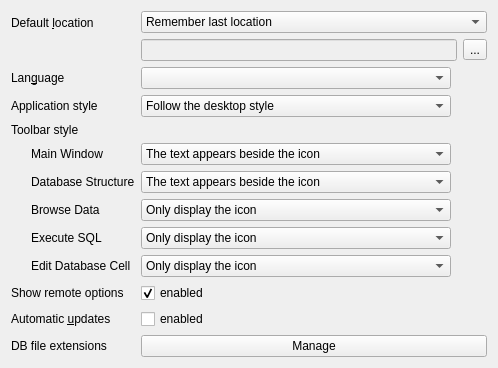
     <widget class="QWidget" name="tab_4">
      <attribute name="title">
       <string>&amp;General</string>
      </attribute>
      <layout class="QFormLayout" name="formLayout_3">
       <item row="0" column="0">
        <widget class="QLabel" name="label_4">
         <property name="text">
          <string>Default &amp;location</string>
         </property>
         <property name="buddy">
          <cstring>locationEdit</cstring>
         </property>
        </widget>
       </item>
       <item row="0" column="1">
        <layout class="QVBoxLayout" name="verticalLayout_6">
         <item>
          <widget class="QComboBox" name="comboDefaultLocation">
           <item>
            <property name="text">
             <string>Remember last location</string>
            </property>
           </item>
           <item>
            <property name="text">
             <string>Always use this location</string>
            </property>
           </item>
           <item>
            <property name="text">
             <string>Remember last location for session only</string>
            </property>
           </item>
          </widget>
         </item>
         <item>
          <layout class="QHBoxLayout" name="horizontalLayout">
           <item>
            <widget class="QLineEdit" name="locationEdit">
             <property name="enabled">
              <bool>false</bool>
             </property>
             <property name="sizePolicy">
              <sizepolicy hsizetype="Expanding" vsizetype="Fixed">
               <horstretch>0</horstretch>
               <verstretch>0</verstretch>
              </sizepolicy>
             </property>
             <property name="minimumSize">
              <size>
               <width>316</width>
               <height>0</height>
              </size>
             </property>
            </widget>
           </item>
           <item>
            <widget class="QToolButton" name="setLocationButton">
             <property name="text">
              <string>...</string>
             </property>
            </widget>
           </item>
          </layout>
         </item>
        </layout>
       </item>
       <item row="1" column="0">
        <widget class="QLabel" name="label_9">
         <property name="text">
          <string>Lan&amp;guage</string>
         </property>
         <property name="buddy">
          <cstring>languageComboBox</cstring>
         </property>
        </widget>
       </item>
       <item row="1" column="1">
        <widget class="QComboBox" name="languageComboBox">
         <property name="sizePolicy">
          <sizepolicy hsizetype="Maximum" vsizetype="Fixed">
           <horstretch>0</horstretch>
           <verstretch>0</verstretch>
          </sizepolicy>
         </property>
         <property name="sizeAdjustPolicy">
          <enum>QComboBox::AdjustToContents</enum>
         </property>
         <property name="minimumContentsLength">
          <number>35</number>
         </property>
         <property name="iconSize">
          <size>
           <width>20</width>
           <height>15</height>
          </size>
         </property>
        </widget>
       </item>
       <item row="3" column="0">
        <widget class="QLabel" name="labelToolbarStyle">
         <property name="text">
          <string>Toolbar style</string>
         </property>
         <property name="buddy">
          <cstring>toolbarStyleComboMain</cstring>
         </property>
        </widget>
       </item>
       <item row="5" column="1">
        <widget class="QComboBox" name="toolbarStyleComboMain">
         <property name="sizePolicy">
          <sizepolicy hsizetype="Maximum" vsizetype="Fixed">
           <horstretch>0</horstretch>
           <verstretch>0</verstretch>
          </sizepolicy>
         </property>
         <property name="currentIndex">
          <number>2</number>
         </property>
         <property name="sizeAdjustPolicy">
          <enum>QComboBox::AdjustToContents</enum>
         </property>
         <property name="minimumContentsLength">
          <number>35</number>
         </property>
         <property name="iconSize">
          <size>
           <width>20</width>
           <height>15</height>
          </size>
         </property>
         <item>
          <property name="text">
           <string>Only display the icon</string>
          </property>
         </item>
         <item>
          <property name="text">
           <string>Only display the text</string>
          </property>
         </item>
         <item>
          <property name="text">
           <string>The text appears beside the icon</string>
          </property>
         </item>
         <item>
          <property name="text">
           <string>The text appears under the icon</string>
          </property>
         </item>
         <item>
          <property name="text">
           <string>Follow the style</string>
          </property>
         </item>
        </widget>
       </item>
       <item row="6" column="1">
        <widget class="QComboBox" name="toolbarStyleComboStructure">
         <property name="sizePolicy">
          <sizepolicy hsizetype="Maximum" vsizetype="Fixed">
           <horstretch>0</horstretch>
           <verstretch>0</verstretch>
          </sizepolicy>
         </property>
         <property name="currentIndex">
          <number>2</number>
         </property>
         <property name="sizeAdjustPolicy">
          <enum>QComboBox::AdjustToContents</enum>
         </property>
         <property name="minimumContentsLength">
          <number>35</number>
         </property>
         <property name="iconSize">
          <size>
           <width>20</width>
           <height>15</height>
          </size>
         </property>
         <item>
          <property name="text">
           <string>Only display the icon</string>
          </property>
         </item>
         <item>
          <property name="text">
           <string>Only display the text</string>
          </property>
         </item>
         <item>
          <property name="text">
           <string>The text appears beside the icon</string>
          </property>
         </item>
         <item>
          <property name="text">
           <string>The text appears under the icon</string>
          </property>
         </item>
         <item>
          <property name="text">
           <string>Follow the style</string>
          </property>
         </item>
        </widget>
       </item>
       <item row="7" column="1">
        <widget class="QComboBox" name="toolbarStyleComboBrowse">
         <property name="sizePolicy">
          <sizepolicy hsizetype="Maximum" vsizetype="Fixed">
           <horstretch>0</horstretch>
           <verstretch>0</verstretch>
          </sizepolicy>
         </property>
         <property name="currentIndex">
          <number>0</number>
         </property>
         <property name="sizeAdjustPolicy">
          <enum>QComboBox::AdjustToContents</enum>
         </property>
         <property name="minimumContentsLength">
          <number>35</number>
         </property>
         <property name="iconSize">
          <size>
           <width>20</width>
           <height>15</height>
          </size>
         </property>
         <item>
          <property name="text">
           <string>Only display the icon</string>
          </property>
         </item>
         <item>
          <property name="text">
           <string>Only display the text</string>
          </property>
         </item>
         <item>
          <property name="text">
           <string>The text appears beside the icon</string>
          </property>
         </item>
         <item>
          <property name="text">
           <string>The text appears under the icon</string>
          </property>
         </item>
         <item>
          <property name="text">
           <string>Follow the style</string>
          </property>
         </item>
        </widget>
       </item>
       <item row="8" column="1">
        <widget class="QComboBox" name="toolbarStyleComboSql">
         <property name="sizePolicy">
          <sizepolicy hsizetype="Maximum" vsizetype="Fixed">
           <horstretch>0</horstretch>
           <verstretch>0</verstretch>
          </sizepolicy>
         </property>
         <property name="currentIndex">
          <number>0</number>
         </property>
         <property name="sizeAdjustPolicy">
          <enum>QComboBox::AdjustToContents</enum>
         </property>
         <property name="minimumContentsLength">
          <number>35</number>
         </property>
         <property name="iconSize">
          <size>
           <width>20</width>
           <height>15</height>
          </size>
         </property>
         <item>
          <property name="text">
           <string>Only display the icon</string>
          </property>
         </item>
         <item>
          <property name="text">
           <string>Only display the text</string>
          </property>
         </item>
         <item>
          <property name="text">
           <string>The text appears beside the icon</string>
          </property>
         </item>
         <item>
          <property name="text">
           <string>The text appears under the icon</string>
          </property>
         </item>
         <item>
          <property name="text">
           <string>Follow the style</string>
          </property>
         </item>
        </widget>
       </item>
       <item row="10" column="0">
        <widget class="QLabel" name="labelUseRemotes">
         <property name="text">
          <string>Show remote options</string>
         </property>
         <property name="buddy">
          <cstring>checkUseRemotes</cstring>
         </property>
        </widget>
       </item>
       <item row="10" column="1">
        <widget class="QCheckBox" name="checkUseRemotes">
         <property name="text">
          <string>enabled</string>
         </property>
         <property name="checked">
          <bool>true</bool>
         </property>
        </widget>
       </item>
       <item row="11" column="0">
        <widget class="QLabel" name="labelUpdates">
         <property name="text">
          <string>Automatic &amp;updates</string>
         </property>
         <property name="buddy">
          <cstring>checkUpdates</cstring>
         </property>
        </widget>
       </item>
       <item row="11" column="1">
        <widget class="QCheckBox" name="checkUpdates">
         <property name="text">
          <string>enabled</string>
         </property>
        </widget>
       </item>
       <item row="12" column="0">
        <widget class="QLabel" name="label_16">
         <property name="text">
          <string>DB file extensions</string>
         </property>
         <property name="buddy">
          <cstring>buttonManageFileExtension</cstring>
         </property>
        </widget>
       </item>
       <item row="12" column="1">
        <widget class="QPushButton" name="buttonManageFileExtension">
         <property name="text">
          <string>Manage</string>
         </property>
        </widget>
       </item>
       <item row="5" column="0">
        <widget class="QLabel" name="labelMainToolBar">
         <property name="text">
          <string>Main Window</string>
         </property>
         <property name="indent">
          <number>20</number>
         </property>
         <property name="buddy">
          <cstring>toolbarStyleComboMain</cstring>
         </property>
        </widget>
       </item>
       <item row="6" column="0">
        <widget class="QLabel" name="labelStructureToolBar">
         <property name="text">
          <string>Database Structure</string>
         </property>
         <property name="indent">
          <number>20</number>
         </property>
         <property name="buddy">
          <cstring>toolbarStyleComboStructure</cstring>
         </property>
        </widget>
       </item>
       <item row="7" column="0">
        <widget class="QLabel" name="labelBrowseToolBar">
         <property name="text">
          <string>Browse Data</string>
         </property>
         <property name="indent">
          <number>20</number>
         </property>
         <property name="buddy">
          <cstring>toolbarStyleComboBrowse</cstring>
         </property>
        </widget>
       </item>
       <item row="8" column="0">
        <widget class="QLabel" name="labelSqlToolBar">
         <property name="text">
          <string>Execute SQL</string>
         </property>
         <property name="indent">
          <number>20</number>
         </property>
         <property name="buddy">
          <cstring>toolbarStyleComboSql</cstring>
         </property>
        </widget>
       </item>
       <item row="9" column="1">
        <widget class="QComboBox" name="toolbarStyleComboEditCell">
         <property name="sizePolicy">
          <sizepolicy hsizetype="Maximum" vsizetype="Fixed">
           <horstretch>0</horstretch>
           <verstretch>0</verstretch>
          </sizepolicy>
         </property>
         <property name="currentIndex">
          <number>0</number>
         </property>
         <property name="sizeAdjustPolicy">
          <enum>QComboBox::AdjustToContents</enum>
         </property>
         <property name="minimumContentsLength">
          <number>35</number>
         </property>
         <property name="iconSize">
          <size>
           <width>20</width>
           <height>15</height>
          </size>
         </property>
         <item>
          <property name="text">
           <string>Only display the icon</string>
          </property>
         </item>
         <item>
          <property name="text">
           <string>Only display the text</string>
          </property>
         </item>
         <item>
          <property name="text">
           <string>The text appears beside the icon</string>
          </property>
         </item>
         <item>
          <property name="text">
           <string>The text appears under the icon</string>
          </property>
         </item>
         <item>
          <property name="text">
           <string>Follow the style</string>
          </property>
         </item>
        </widget>
       </item>
       <item row="9" column="0">
        <widget class="QLabel" name="labelEditCellToolBar">
         <property name="text">
          <string>Edit Database Cell</string>
         </property>
         <property name="indent">
          <number>20</number>
         </property>
         <property name="buddy">
          <cstring>toolbarStyleComboEditCell</cstring>
         </property>
        </widget>
       </item>
       <item row="2" column="1">
        <widget class="QComboBox" name="appStyleCombo">
         <property name="sizePolicy">
          <sizepolicy hsizetype="Maximum" vsizetype="Fixed">
           <horstretch>0</horstretch>
           <verstretch>0</verstretch>
          </sizepolicy>
         </property>
         <property name="toolTip">
          <string>When this value is changed, all the other color preferences are also set to matching colors.</string>
         </property>
         <property name="currentIndex">
          <number>0</number>
         </property>
         <property name="sizeAdjustPolicy">
          <enum>QComboBox::AdjustToContents</enum>
         </property>
         <property name="minimumContentsLength">
          <number>35</number>
         </property>
         <property name="iconSize">
          <size>
           <width>20</width>
           <height>15</height>
          </size>
         </property>
         <item>
          <property name="text">
           <string>Follow the desktop style</string>
          </property>
         </item>
         <item>
          <property name="text">
           <string>Dark style</string>
          </property>
         </item>
        </widget>
       </item>
       <item row="2" column="0">
        <widget class="QLabel" name="labelAppStyle">
         <property name="text">
          <string>Application style</string>
         </property>
         <property name="buddy">
          <cstring>toolbarStyleComboStructure</cstring>
         </property>
        </widget>
       </item>
      </layout>
     </widget>
